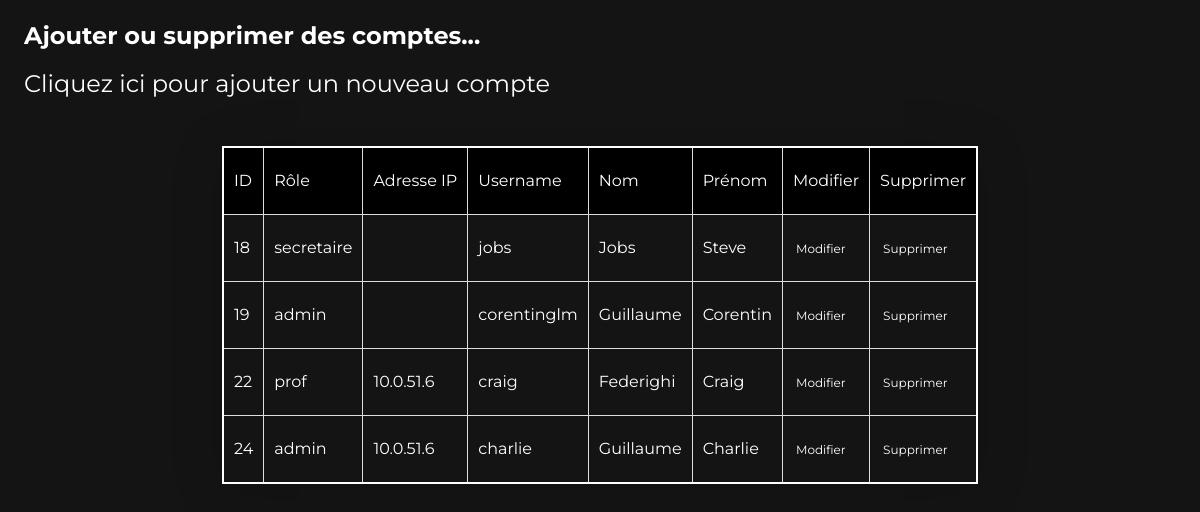
The page /pages/adminAccounts.php on the database as committed earlier.
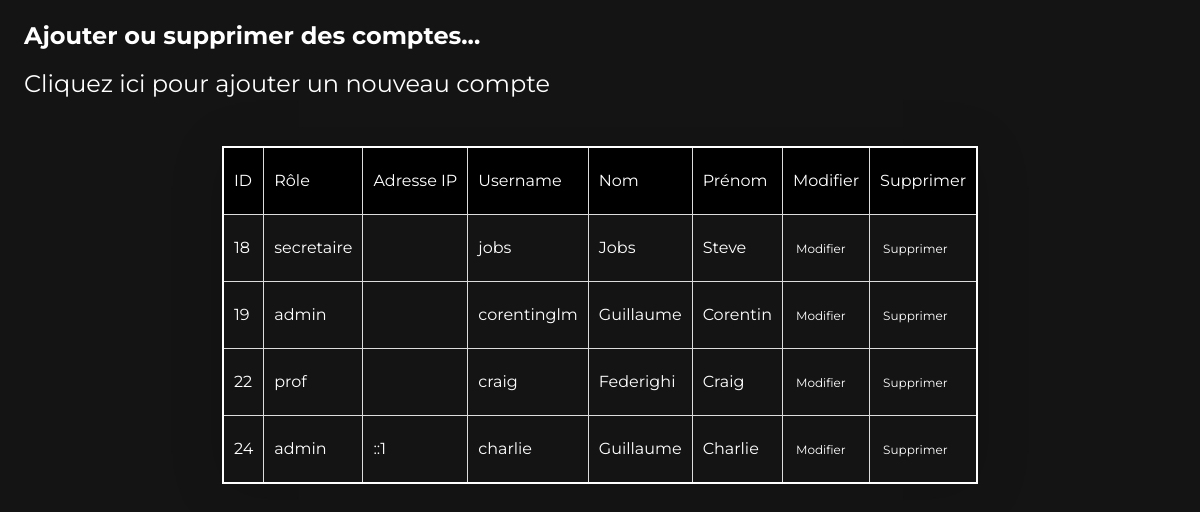
The same page on the database as committed later.
### tables this page shows
CREATE TABLE `users` (
  `ip` varchar(255) DEFAULT NULL COMMENT 'IP address',
  `ID` int NOT NULL COMMENT 'User ID',
  `prenom` varchar(16) NOT NULL,
  `nom` varchar(16) NOT NULL,
  `username` varchar(16) NOT NULL,
  `password` varchar(255) NOT NULL,
  `role` varchar(16) NOT NULL
);

### pages/adminAccounts.php (the view, shortened to what this page needs)
<!DOCTYPE html>
<html lang="fr">
<head>
    <link rel="stylesheet" href="./css/reset.css">
    <link rel="stylesheet" href="./css/styleClassement.css">
    <link rel="stylesheet" href="https://cdnjs.cloudflare.com/ajax/libs/font-awesome/6.2.0/css/all.min.css"
 />
</head>
<body>
<?php
require_once("connection.php");
$sql = "SELECT * FROM users";
$res=$conn->prepare($sql);
$res->execute();
$data = $res->fetchAll(PDO::FETCH_ASSOC);
?>
    <div class="table">
        <table class="tableau">
            <b>Ajouter ou supprimer des comptes...</b>
            <a id="add" href="./make?action=add-user-account">Cliquez ici pour ajouter un nouveau compte</a>
            <thead>
                <tr>
                    <th>ID</th>
                    <th>Rôle</th>
                    <th>Adresse IP</th>
                    <th>Username</th>
                    <th>Nom</th>
                    <th>Prénom</th>
                    <th>Modifier</th>
                    <th>Supprimer</th>
                </tr>
            </thead>
            <tbody>
                <?php
        foreach($data as $v){
        echo "<tr>
        <td>" . $v["ID"] . "</td>
        <td>" . $v["role"] . "</td>
        <td>" . $v["ip"] . "</td>
        <td>" . $v["username"] . "</td>
        <td>" . $v["nom"] . "</td>
        <td>" . $v["prenom"] . "</td>
        <td><a href='modify-user-account?id={$v['ID']}'> Modifier </a> </td>";
        if($_SESSION["id"] != $v['ID']){
        echo "<td><a href='confirm-delete-user?id={$v['ID']}'> Supprimer </a> </td>";
        } else{
            echo "<td>Can't delete self</td>";
        }
        echo "</tr>
    </tbody>";
}
    ?>
        </table>
    </div>
</body>
</html>

Rows that differ between the two databases and show on the page:
changed users "prof": ip "10.0.51.6" → (not shown)
changed users "charlie": ip "10.0.51.6" → "::1"
